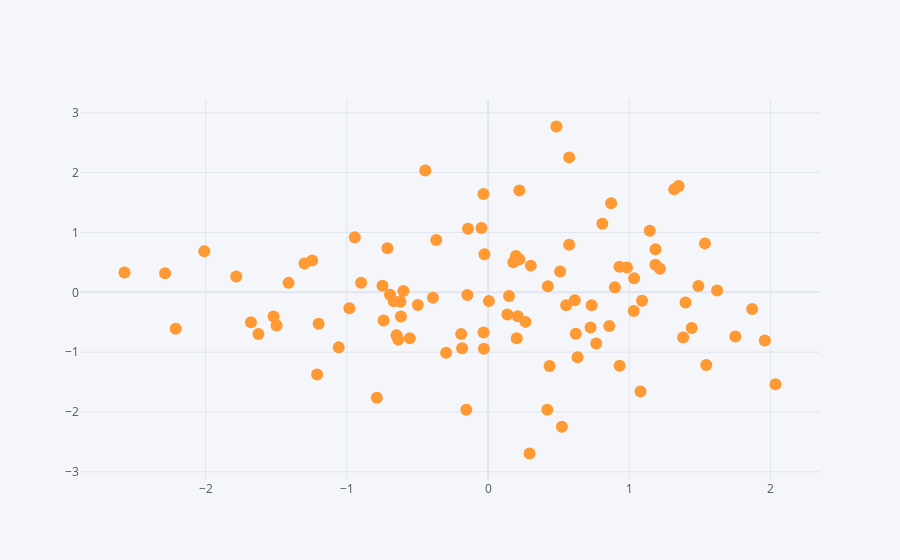

Notebook source saved alongside this figure:
### Code cell
df.iplot(kind="scatter",x="a",y="b",mode="markers")
